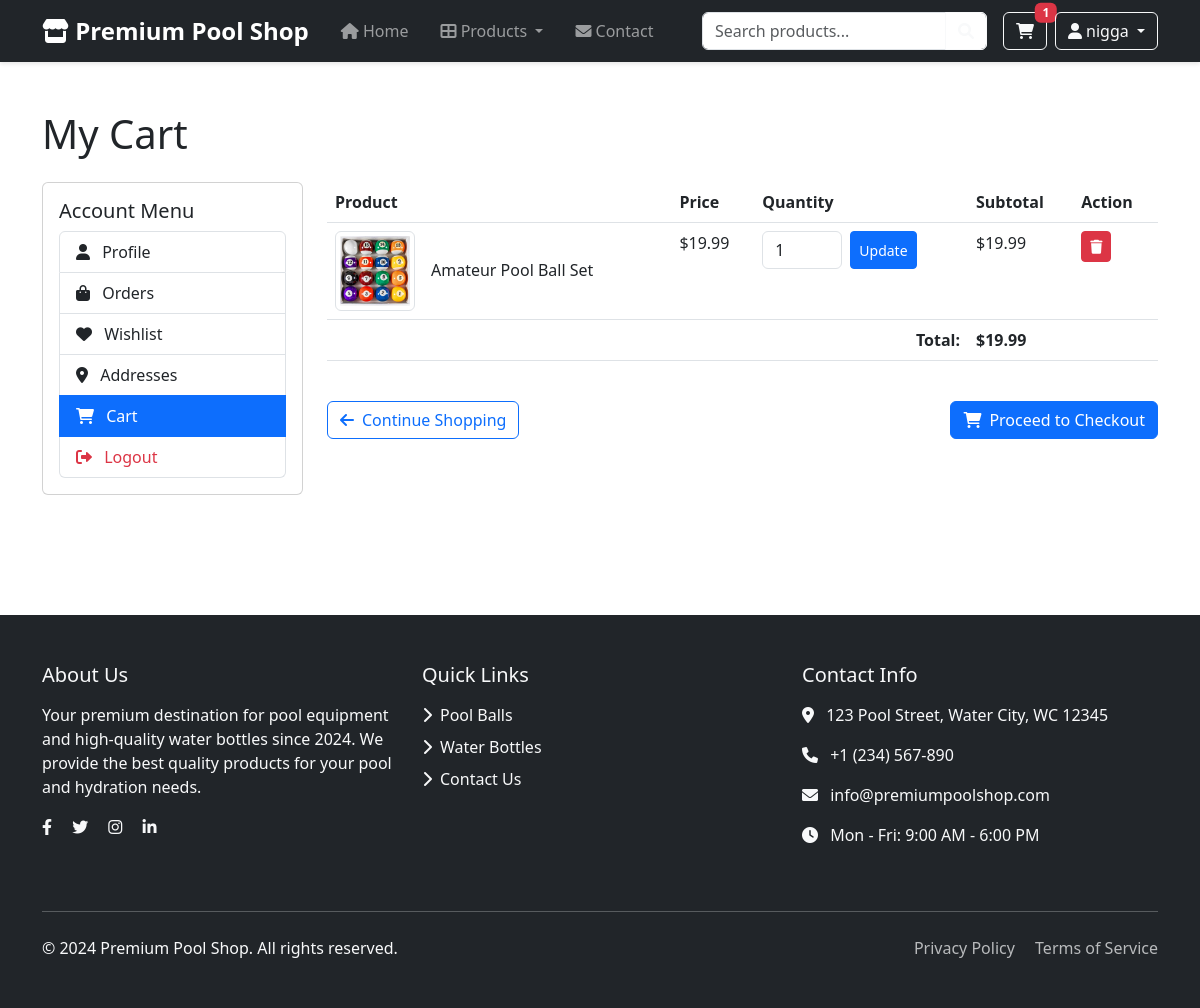
The app's page /cart/cart.php (signed in), older data.
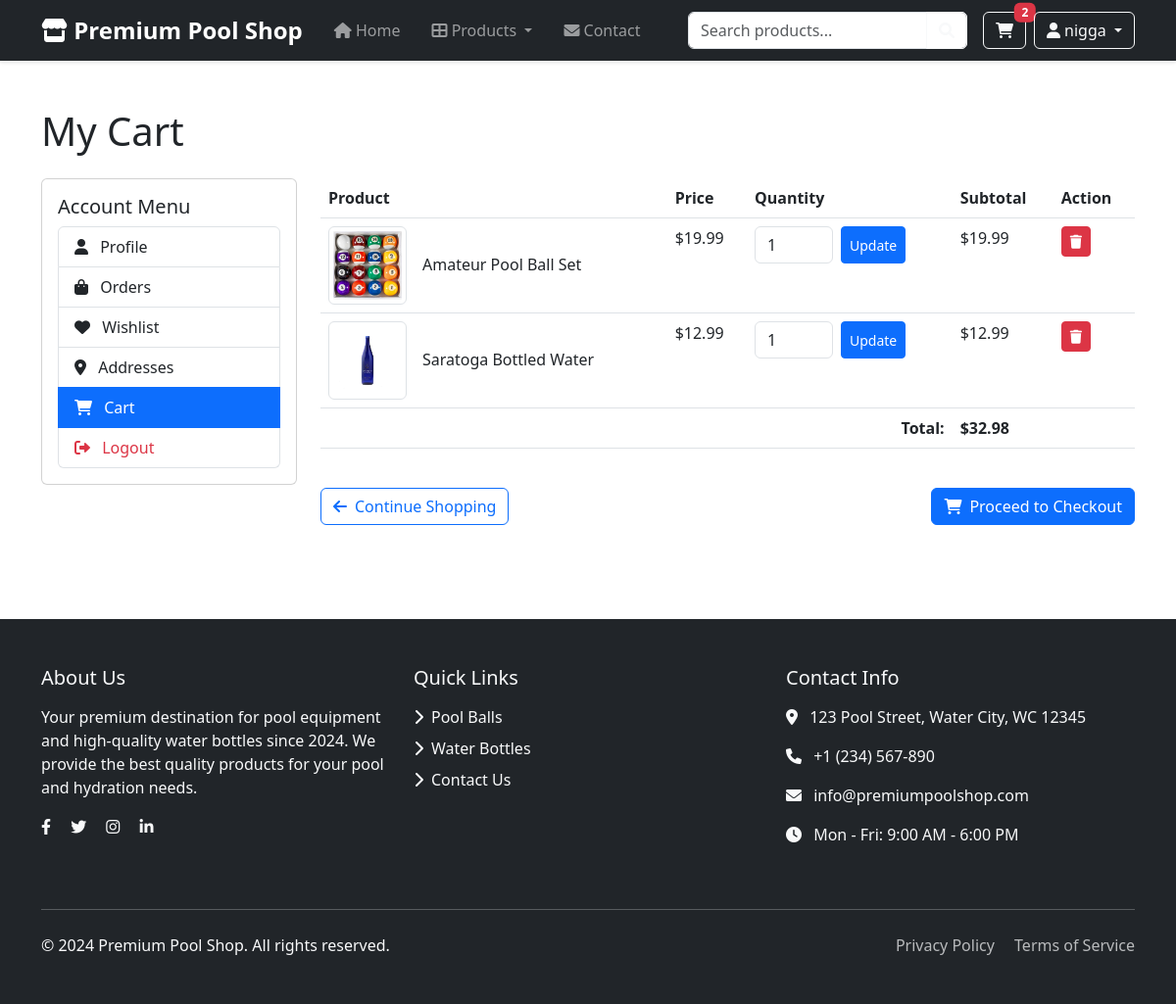
The same page, newer data.
### tables this page shows
CREATE TABLE `cart` (
  `id` int(11) NOT NULL,
  `user_id` int(11) NOT NULL,
  `product_id` int(11) NOT NULL,
  `quantity` int(11) NOT NULL DEFAULT 1
);

CREATE TABLE `products` (
  `id` int(11) NOT NULL,
  `name` varchar(100) NOT NULL,
  `description` text DEFAULT NULL,
  `size` varchar(50) DEFAULT NULL,
  `weight` decimal(10,2) DEFAULT NULL,
  `price` decimal(10,2) NOT NULL,
  `stock_quantity` int(11) NOT NULL DEFAULT 0,
  `category_id` int(11) DEFAULT NULL
);

### includes/config/session.php (called while the page is built, shortened)
<?php
function isLoggedIn() {
    return isset($_SESSION['user_id']);
}
function getCurrentUsername() {
    return $_SESSION['username'] ?? 'Guest';
}
?>

### cart/cart.php (the view, shortened to what this page needs)
<?php
require_once __DIR__ . "/../includes/config/database.php";
require_once __DIR__ . "/../includes/config/session.php";
$cart_sql = "SELECT c.*, p.name, p.price, p.stock_quantity,
            (SELECT image_url FROM product_images WHERE product_id = p.id AND image_order = 1 LIMIT 1) as product_image
            FROM cart c
            JOIN products p ON c.product_id = p.id
            WHERE c.user_id = ?";
$cart_stmt = mysqli_prepare($conn, $cart_sql);
mysqli_stmt_bind_param($cart_stmt, "i", $_SESSION['user_id']);
mysqli_stmt_execute($cart_stmt);
$cart_result = mysqli_stmt_get_result($cart_stmt);
$cart_items = [];
$total = 0;
while ($row = mysqli_fetch_assoc($cart_result)) {
    $item = [
        'id' => $row['id'],
        'product_id' => $row['product_id'],
        'name' => $row['name'],
        'quantity' => $row['quantity'],
        'price' => $row['price'],
        'stock_quantity' => $row['stock_quantity'],
        'product_image' => $row['product_image']
    ];
    $cart_items[] = $item;
    $total += $item['price'] * $item['quantity'];
}
include __DIR__ . '/../includes/components/header.php';
?>
<div class="container py-5">
    <h1 class="mb-4">My Cart</h1>
    <div class="row">
        <?php include __DIR__ . '/../includes/components/account_menu.php'; ?>
        <div class="col-md-9">
            <?php if (empty($cart_items)): ?>
                <div class="alert alert-info">
                    Your cart is empty. <a href="/E-commerce_Belingheri_Barlascini/products.php" class="alert-link">Continue shopping</a>
                </div>
            <?php else: ?>
                <div class="table-responsive">
                    <table class="table">
                        <thead>
                            <tr>
                                <th>Product</th>
                                <th>Price</th>
                                <th>Quantity</th>
                                <th>Subtotal</th>
                                <th>Action</th>
                            </tr>
                        </thead>
                        <tbody>
                            <?php foreach ($cart_items as $item): ?>
                            <tr>
                                <td>
                                    <div class="d-flex align-items-center">
                                        <?php if ($item['product_image']): ?>
                                            <img src="/E-commerce_Belingheri_Barlascini/<?php echo htmlspecialchars($item['product_image']); ?>"
                                                 alt="<?php echo htmlspecialchars($item['name']); ?>"
                                                 class="img-thumbnail"
                                                 style="width: 80px; height: 80px; object-fit: cover;">
                                        <?php endif; ?>
                                        <div class="ms-3">
                                            <h6 class="mb-0"><?php echo htmlspecialchars($item['name']); ?></h6>
                                        </div>
                                    </div>
                                </td>
                                <td>$<?php echo number_format($item['price'], 2); ?></td>
                                <td>
                                    <form method="POST" class="d-flex">
                                        <input type="number" name="quantity" value="<?php echo $item['quantity']; ?>" min="0" class="form-control" style="width: 80px;">
                                        <button type="submit" name="update_quantity" class="btn btn-sm btn-primary ms-2">Update</button>
                                    </form>
                                </td>
                                <td>$<?php echo number_format($item['price'] * $item['quantity'], 2); ?></td>
                                <td>
                                    <form method="POST">
                                        <button type="submit" name="remove_item" class="btn btn-sm btn-danger">
                                            <i class="fas fa-trash"></i>
                                        </button>
                                    </form>
                                </td>
                            </tr>
                            <?php endforeach; ?>
                        </tbody>
                        <tfoot>
                            <tr>
                                <td colspan="3" class="text-end"><strong>Total:</strong></td>
                                <td colspan="2"><strong>$<?php echo number_format($total, 2); ?></strong></td>
                            </tr>
                        </tfoot>
                    </table>
                </div>
                <div class="d-flex justify-content-between mt-4">
                    <a href="/E-commerce_Belingheri_Barlascini/products.php" class="btn btn-outline-primary">
                        <i class="fas fa-arrow-left me-2"></i>Continue Shopping
                    </a>
                    <a href="/E-commerce_Belingheri_Barlascini/checkout.php" class="btn btn-primary">
                        <i class="fas fa-shopping-cart me-2"></i>Proceed to Checkout
                    </a>
                </div>
            <?php endif; ?>
        </div>
    </div>
</div>
<?php include __DIR__ . '/../includes/components/footer.php'; ?>

### includes/components/header.php (shortened to what this page needs)
<?php
require_once __DIR__ . "/../config/functions.php";
require_once __DIR__ . "/../config/session.php";
$cart_count = 0;
if (isset($_SESSION['user_id'])) {
    $cart_count_sql = "SELECT COUNT(*) as count FROM cart WHERE user_id = ?";
    $cart_count_stmt = mysqli_prepare($conn, $cart_count_sql);
    mysqli_stmt_bind_param($cart_count_stmt, "i", $_SESSION['user_id']);
    mysqli_stmt_execute($cart_count_stmt);
    $cart_count_result = mysqli_stmt_get_result($cart_count_stmt);
    $cart_count = mysqli_fetch_assoc($cart_count_result)['count'];
}
?>
<!DOCTYPE html>
<html lang="en">
<head>
    <link href="https://cdn.jsdelivr.net/npm/bootstrap@5.3.0/dist/css/bootstrap.min.css" rel="stylesheet">
    <link href="https://cdnjs.cloudflare.com/ajax/libs/font-awesome/6.0.0/css/all.min.css" rel="stylesheet">
</head>
<body>
    <nav class="navbar navbar-expand-lg navbar-dark bg-dark sticky-top">
        <div class="container">
            <a class="navbar-brand" href="/E-commerce_Belingheri_Barlascini/index.php">
                <i class="fas fa-store"></i> Premium Pool Shop
            </a>
            <div class="collapse navbar-collapse" id="navbarNav">
                <ul class="navbar-nav me-auto">
                    <li class="nav-item">
                        <a class="nav-link" href="/E-commerce_Belingheri_Barlascini/index.php">
                            <i class="fas fa-home"></i> Home
                        </a>
                    </li>
                    <li class="nav-item dropdown">
                        <a class="nav-link dropdown-toggle" href="#" id="productsDropdown" role="button" data-bs-toggle="dropdown">
                            <i class="fas fa-th-large"></i> Products
                        </a>
                    </li>
                    <li class="nav-item">
                        <a class="nav-link" href="/E-commerce_Belingheri_Barlascini/pages/contact.php">
                            <i class="fas fa-envelope"></i> Contact
                        </a>
                    </li>
                </ul>
                <form class="d-flex me-3 search-form" action="/E-commerce_Belingheri_Barlascini/products.php" method="GET">
                    <input class="form-control" type="search" name="search" placeholder="Search products...">
                    <button class="btn btn-outline-light" type="submit">
                        <i class="fas fa-search"></i>
                    </button>
                </form>
                <div class="d-flex">
                    <a href="<?php echo isLoggedIn() ? '/E-commerce_Belingheri_Barlascini/cart/cart.php' : '/E-commerce_Belingheri_Barlascini/auth/login.php'; ?>" class="btn btn-outline-light me-2 position-relative">
                        <i class="fas fa-shopping-cart"></i>
                        <?php if($cart_count > 0): ?>
                            <span class="badge bg-danger position-absolute top-0 start-100 translate-middle"><?php echo $cart_count; ?></span>
                        <?php endif; ?>
                    </a>
                    <?php if(isLoggedIn()): ?>
                        <div class="dropdown">
                            <button class="btn btn-outline-light dropdown-toggle" type="button" id="userDropdown" data-bs-toggle="dropdown" aria-expanded="false">
                                <i class="fas fa-user"></i> <?php echo htmlspecialchars(getCurrentUsername()); ?>
                            </button>
                        </div>
                    <?php else: ?>
                        <a href="/E-commerce_Belingheri_Barlascini/auth/login.php" class="btn btn-outline-light">
                            <i class="fas fa-sign-in-alt"></i> Login
                        </a>
                    <?php endif; ?>
                </div>
            </div>
        </div>
    </nav>
</body>
</html>

### includes/components/account_menu.php (shortened to what this page needs)
<?php
$current_path = $_SERVER['PHP_SELF'];
function isActive($path, $section) {
    $result = strpos($path, BASE_PATH . $section) !== false;
    return $result;
}
function getUrl($path) {
    return BASE_PATH . $path;
}
?>
<div class="col-md-3">
    <div class="card mb-4">
        <div class="card-body">
            <h5 class="card-title">Account Menu</h5>
            <div class="list-group">
                <a href="<?php echo getUrl('/account/account.php'); ?>"
                   class="list-group-item list-group-item-action <?php echo isActive($current_path, '/account/') ? 'active' : ''; ?>">
                    <i class="fas fa-user me-2"></i> Profile
                </a>
                <a href="<?php echo getUrl('/orders/orders.php'); ?>"
                   class="list-group-item list-group-item-action <?php echo isActive($current_path, '/orders/') ? 'active' : ''; ?>">
                    <i class="fas fa-shopping-bag me-2"></i> Orders
                </a>
                <a href="<?php echo getUrl('/wishlist/wishlist.php'); ?>"
                   class="list-group-item list-group-item-action <?php echo isActive($current_path, '/wishlist/') ? 'active' : ''; ?>">
                    <i class="fas fa-heart me-2"></i> Wishlist
                </a>
                <a href="<?php echo getUrl('/addresses/addresses.php'); ?>"
                   class="list-group-item list-group-item-action <?php echo isActive($current_path, '/addresses/') ? 'active' : ''; ?>">
                    <i class="fas fa-map-marker-alt me-2"></i> Addresses
                </a>
                <a href="<?php echo getUrl('/cart/cart.php'); ?>"
                   class="list-group-item list-group-item-action <?php echo isActive($current_path, '/cart/') ? 'active' : ''; ?>"
                   onclick="console.log('Cart link clicked');">
                    <i class="fas fa-shopping-cart me-2"></i> Cart
                </a>
                <a href="<?php echo getUrl('/auth/logout.php'); ?>"
                   class="list-group-item list-group-item-action text-danger">
                    <i class="fas fa-sign-out-alt me-2"></i> Logout
                </a>
            </div>
        </div>
    </div>
</div>

### includes/components/footer.php (shortened to what this page needs)
    <footer class="bg-dark text-light py-5 mt-5">
        <div class="container">
            <div class="row">
                <div class="col-md-4 mb-4">
                    <h5 class="mb-3">About Us</h5>
                    <p>Your premium destination for pool equipment and high-quality water bottles since 2024. We provide the best quality products for your pool and hydration needs.</p>
                    <div class="social-links mt-3">
                        <a href="#" class="text-light me-3"><i class="fab fa-facebook-f"></i></a>
                        <a href="#" class="text-light me-3"><i class="fab fa-twitter"></i></a>
                        <a href="#" class="text-light me-3"><i class="fab fa-instagram"></i></a>
                        <a href="#" class="text-light"><i class="fab fa-linkedin-in"></i></a>
                    </div>
                </div>
                <div class="col-md-4 mb-4">
                    <h5 class="mb-3">Quick Links</h5>
                    <ul class="list-unstyled">
                        <li class="mb-2">
                            <a href="/E-commerce_Belingheri_Barlascini/products.php?category=pool_balls" class="text-light text-decoration-none">
                                <i class="fas fa-chevron-right me-2"></i>Pool Balls
                            </a>
                        </li>
                        <li class="mb-2">
                            <a href="/E-commerce_Belingheri_Barlascini/products.php?category=water_bottles" class="text-light text-decoration-none">
                                <i class="fas fa-chevron-right me-2"></i>Water Bottles
                            </a>
                        </li>
                        <li>
                            <a href="/E-commerce_Belingheri_Barlascini/pages/contact.php" class="text-light text-decoration-none">
                                <i class="fas fa-chevron-right me-2"></i>Contact Us
                            </a>
                        </li>
                    </ul>
                </div>
                <div class="col-md-4 mb-4">
                    <h5 class="mb-3">Contact Info</h5>
                    <ul class="list-unstyled">
                        <li class="mb-3">
                            <i class="fas fa-map-marker-alt me-2"></i>
                            123 Pool Street, Water City, WC 12345
                        </li>
                        <li class="mb-3">
                            <i class="fas fa-phone me-2"></i>
                            <a href="tel:+1234567890" class="text-light text-decoration-none">+1 (234) 567-890</a>
                        </li>
                        <li class="mb-3">
                            <i class="fas fa-envelope me-2"></i>
                            <a href="mailto:info@premiumpoolshop.com" class="text-light text-decoration-none">info@premiumpoolshop.com</a>
                        </li>
                        <li>
                            <i class="fas fa-clock me-2"></i>
                            Mon - Fri: 9:00 AM - 6:00 PM
                        </li>
                    </ul>
                </div>
            </div>
            <hr class="my-4">
            <div class="row">
                <div class="col-md-6 text-center text-md-start">
                    <p class="mb-0">&copy; 2024 Premium Pool Shop. All rights reserved.</p>
                </div>
                <div class="col-md-6 text-center text-md-end">
                    <span class="text-light text-decoration-none me-3" style="cursor: not-allowed; opacity: 0.7;">Privacy Policy</span>
                    <span class="text-light text-decoration-none" style="cursor: not-allowed; opacity: 0.7;">Terms of Service</span>
                </div>
            </div>
        </div>
    </footer>
</body>
</html>

### includes/components/header.php (style rules this page uses)
.navbar { box-shadow: 0 2px 4px rgba(0,0,0,0.1); }
.navbar-brand { font-weight: bold; font-size: 1.5rem; }
.nav-link { font-weight: 500; padding: 0.5rem 1rem !important; }
.search-form { position: relative; min-width: 200px; }
.search-form .form-control { padding-right: 40px; }
.search-form .btn { position: absolute; right: 0; top: 0; height: 100%; border-top-left-radius: 0; border-bottom-left-radius: 0; }

Row changes from the older to the newer data that the page shows:
added cart: shows a picture, product.name "Saratoga Bottled Water", product.price "12.99", quantity "1", $item['price']*$item['quantity'] "12.99"
Text that changed along with them:
$cart_count: "1" → "2"
$total: "19.99" → "32.98"
